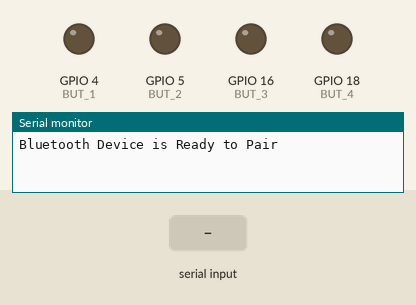
Simulated run of this sketch. Board: ESP32. Shown: output pins drawn as LEDs (lit = HIGH), the last lines printed to the serial monitor. Dashed ring = blinking. Inputs (shaded band) come from the test bench. Nothing arrives over Bluetooth unless stated.

Above: at 1.2 s.
1.3 s: "1" received over the second serial link
At 1.4 s:
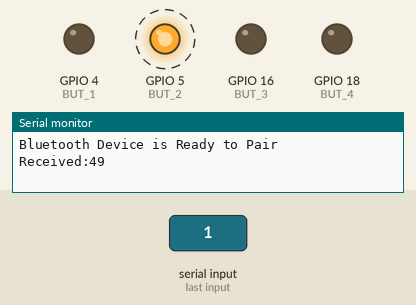
4.3 s: "A" received over the second serial link
At 5.1 s:
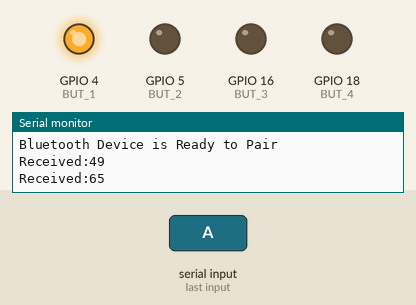
5.8 s: "B" received over the second serial link
At 6.3 s:
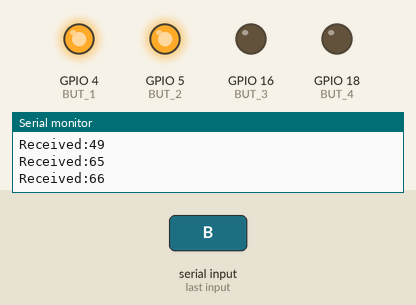
7.3 s: "C" received over the second serial link
At 8.5 s:
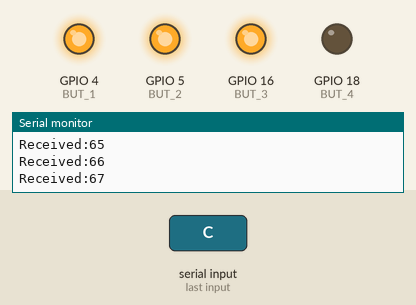
8.8 s: "D" received over the second serial link
At 9.9 s:
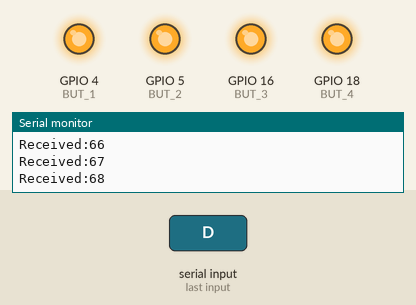
10.3 s: "a" received over the second serial link
At 11.1 s:
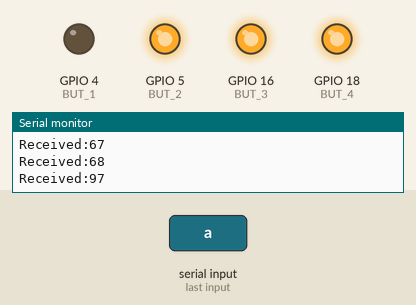
Timing chart, 0 to 12.8 s (numbered marks = the images above; inputs shaded):
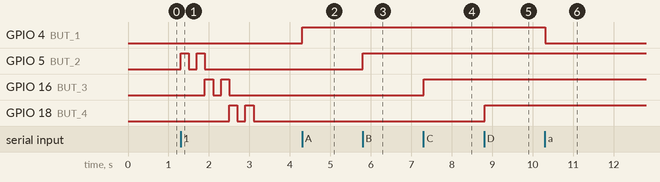

The sketch:

SYNC.ino
```cpp
 #include "BluetoothSerial.h"
BluetoothSerial ESP_BT;
int incoming;
int BUT_1 = 4;  //кнопка 1
int BUT_2 = 5;  //кнопка 2
int BUT_3 = 16; //кнопка 3
int BUT_4 = 18; //кнопка 4


//                                                            НАЖАТИЯ КНОПОК
//=================================================================================================================================
void but1_on(){
  digitalWrite(BUT_1, HIGH);
  ESP_BT.println("кнопка 1 on");
}
void but1_off(){
  digitalWrite(BUT_1, LOW);
  ESP_BT.println("кнопка 1 off");
}

void but2_on(){
  digitalWrite(BUT_2, HIGH);
  ESP_BT.println("кнопка 2 on");
}
void but2_off(){
  digitalWrite(BUT_2, LOW);
  ESP_BT.println("кнопка 2 off");
}

void but3_on(){
  digitalWrite(BUT_3, HIGH);
  ESP_BT.println("кнопка 3 on");
}
void but3_off(){
  digitalWrite(BUT_3, LOW);
  ESP_BT.println("кнопка 3 off");
}


void but4_on(){
  digitalWrite(BUT_4, HIGH);
  ESP_BT.println("кнопка 4 on");
}
void but4_off(){
  digitalWrite(BUT_4, LOW);
  ESP_BT.println("кнопка 4 off");
}
//=================================================================================================================================

//=================================================================================================================================
void but1_long(){
  but1_on();
  delay(2100);
  but1_off();
}

void but2_long(){
  but2_on();
  delay(2100);
  but2_off();
}


void but3_long(){
  but3_on();
  delay(2100);
  but3_off();
}

void but4_long(){
  but4_on();
  delay(2100);
  but4_off();

}


//==============================================================================================================================

void setup() {
  Serial.begin(9600);
  ESP_BT.begin("SYNC"); //Name of your Bluetooth Signal (имя нашего Bluetooth соединения)
  Serial.println("Bluetooth Device is Ready to Pair");
  pinMode (BUT_1, OUTPUT);//Specify that LED pin is output (режим работы контакта на вывод данных)

  pinMode (BUT_2, OUTPUT);//Specify that LED pin is output (режим работы контакта на вывод данных)
  pinMode (BUT_3, OUTPUT);//Specify that LED pin is output (режим работы контакта на вывод данных)
  pinMode (BUT_4, OUTPUT);//Specify that LED pin is output (режим работы контакта на вывод данных)
  if (ESP_BT.available()) //проверяем получаем ли мы что-нибудь по Bluetooth
  {

        but1_off();
        but2_off();
        but3_off();
        but4_off();
  }
}
void loop() {

  if (ESP_BT.available()) //проверяем получаем ли мы что-нибудь по Bluetooth
  {
    incoming = ESP_BT.read(); //считываем то, что мы принимаем
    Serial.print("Received:"); Serial.println(incoming);

   switch(incoming){
      case 65://A  Нажатие кнопки 1
        but1_on();
        delay(300);
        break;

      case 66://B   Нажатие кнопки 2
        but2_on();
        delay(300);
        break;

      case 67://C   Нажатие кнопки 3
        but3_on();
        delay(300);
         break;

      case 68://D   Нажатие кнопки 4
        but4_on();
        delay(300);
        break;


      case 97://a   Удержание кнопки 1
         but1_off();

         break;

      case 98://b Удержание кнопки 2
         but2_off();
         break;

      case 99://c  Удержание кнопки 3
         but3_off();
         break;

      case 100://d Удержание кнопки 4
         but4_off();
         break;

      case 48:
        but1_on();
        delay(200);
        but1_off();
        delay(200);
        but1_on();
        delay(200);
        but1_off();

      case 49:
        but2_on();
        delay(200);
        but2_off();
        delay(200);
        but2_on();
        delay(200);
        but2_off();

      case 50:
        but3_on();
        delay(200);
        but3_off();
        delay(200);
        but3_on();
        delay(200);
        but3_off();

      case 51:
        but4_on();
        delay(200);
        but4_off();
        delay(200);
        but4_on();
        delay(200);
        but4_off();
   }
  }
  delay(100);
}
```

Measured:
- after the input at 1.3 s, GPIO 5 (BUT_2): alternates HIGH for 0.20 s and LOW for 0.20 s, 4 changes in all, then stays LOW, starting at once; GPIO 16 (BUT_3): alternates HIGH for 0.20 s and LOW for 0.20 s, 4 changes in all, then stays LOW, starting after 0.60 s
- after the input at 4.3 s, GPIO 4 (BUT_1): LOW → HIGH at once
- after the input at 5.8 s, GPIO 5 (BUT_2): LOW → HIGH at once
- after the input at 7.3 s, GPIO 16 (BUT_3): LOW → HIGH at once
- after the input at 8.8 s, GPIO 18 (BUT_4): LOW → HIGH at once
- after the input at 10.3 s, GPIO 4 (BUT_1): HIGH → LOW at once
